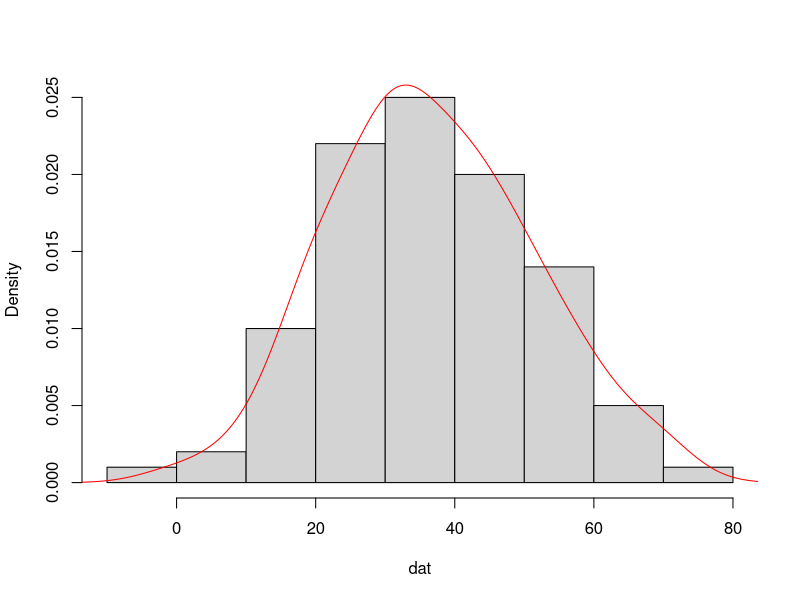
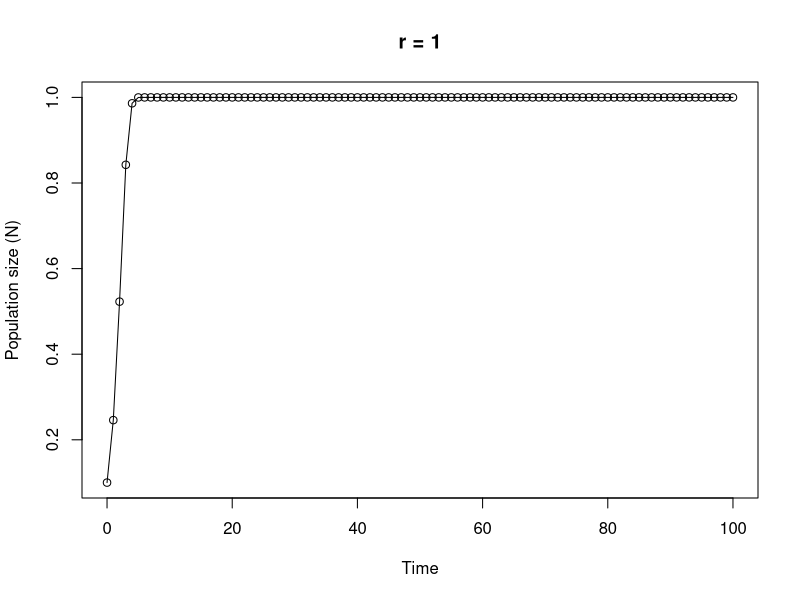

Write the R code that produced these figures, in order.
## ----Q1, echo=SOLUTIONS----------------------------------------------------------------------------------------------------------------------------------------------

# area of a circle
# the equation to calculate the area of a circle is pi * radius^2

circle.area <- function(d){ 
	pi * (d/2)^2
}

# to use your new function

circle.area(10)
# [1] 78.53982

# to test on a vector of diameters
# first create a vector with diameters ranging from 0 to 50 in steps of 10

cir.diam <- seq(from = 0, to = 50, by = 10)

# test your function

circle.area(cir.diam)
# [1]    0.00000   78.53982  314.15927  706.85835 1256.63706 1963.49541


## ----Q2, echo=SOLUTIONS, tidy = TRUE---------------------------------------------------------------------------------------------------------------------------------

far.cent <- function(a){
	val <- (a-32)*5/9
	print(paste("Fahrenheit: ", round(a, digits = 3), "oF",sep = " "), quote = FALSE)# round 3dp
	print(paste("Centigrade: ", round(val, digits = 3), "oC", sep = " "), quote = FALSE)# round 3dp
}

# alternative Fahrenheit to centigrade using cat function

far.cent2 <- function(a){
	val <- (a - 32) * 5/9	#calculation
	cat("Fahrenheit: ", round(a, digits = 3), "oF", "\n")   # use cat function
	cat("Centigrade: ", round(val, digits = 3), "oC", "\n")   
}


## ----Q3, echo=SOLUTIONS----------------------------------------------------------------------------------------------------------------------------------------------

# Create a vector of normally distributed data
# length 100, mean 35 and standard deviation of 29

vals <- rnorm(100, 35, 15)	# create some norm dist data mean 35, sd = 15

summary.fun <- function(dat){
	mymean <- round(mean(dat), digits = 4)      	# calc mean
	mymedian <- round(median(dat), digits = 4)    # calc median
	mymin <- round(min(dat), digits = 4)          # calc min
	mymax <- round(max(dat), digits = 4)          # calc max
	print(paste("mean:", mymean, sep = " "), quote = FALSE)     # print mean
	print(paste("median:", mymedian, sep = " "), quote = FALSE)     # print median
	print(paste("range:", "from:", mymin, "to", mymax, sep = " "), quote = FALSE) 
	dens <- density(dat)                          # estimate density curve
	hist(dat, main = "",type = "l",freq = FALSE)  # plot histogram
	lines(dens, lty = 1, col = "red")             # plot density curve
}

# use the function
summary.fun(vals)


## ----Q4, echo=SOLUTIONS----------------------------------------------------------------------------------------------------------------------------------------------

# calculate a median

ourmedian <- function(x){
	n <- length(x)
	if (n %% 2 == 1)      # odd numbers
	  sort(x)[(n + 1)/2]  # find the middle number by adding 1 to length and div 2
	else {                # even numbers
	  middletwo <- sort(x)[(n/2) + 0:1]   #find the two middle numbers
	  mean(middletwo)
	  }
}

# use the function
mydat <- sample(1:50, size = 10, replace = TRUE )

# our function
ourmedian(mydat)

# R median function
median(mydat)


## ----Q5, echo=SOLUTIONS, tidy = TRUE---------------------------------------------------------------------------------------------------------------------------------

# function to simulate Ricker model

Ricker.model <- function(nzero, r, time, K=1){     # sets initial parameters
  N <- numeric(time + 1)    # creates a real vector of length time+1 to store values of Nt+1
  N[1] <- nzero             # sets initial population size in first element of N
  for (i in 1:time) {				# loops over time
      N[i+1] <- N[i]*exp(r*(1 - N[i]/K))    
  }
  Time <- 0:time   					 # creates vector for x axis
  plot(Time, N, type = "o", xlim = c(0, time), xlab = "Time", ylab = "Population size (N)", main = paste("r =", r, sep=" "))   # plots     output
}

# To run
# play around with the different parameters, especially r
Ricker.model(nzero=0.1,r=1,time=100)
